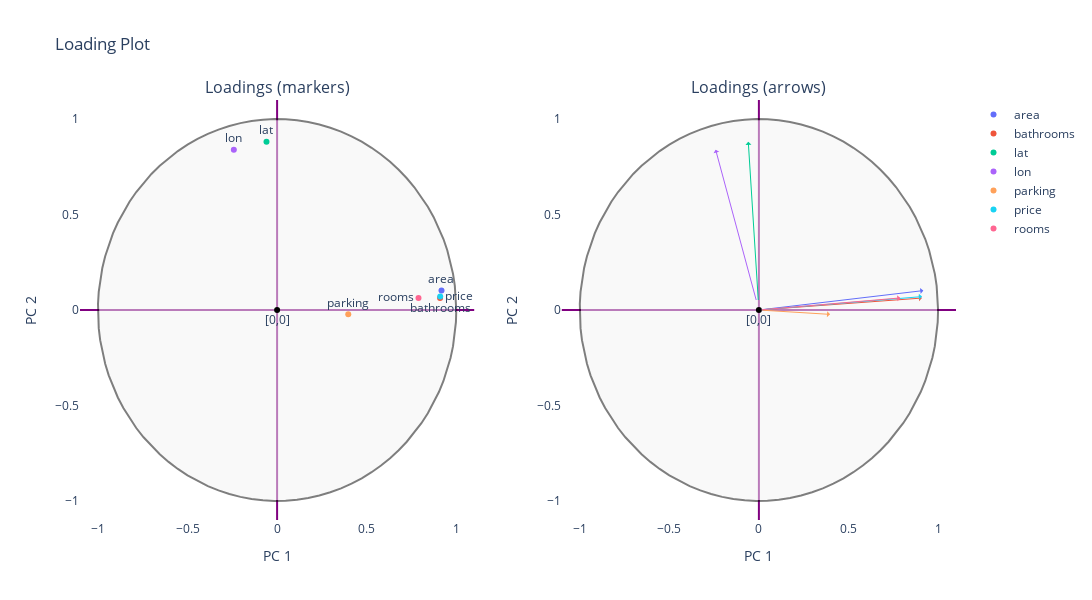

Notebook code cell kept with this figure:
### Code cell
# Loading plot figure creation
fig = make_subplots(rows=1, cols=2, subplot_titles=('Loadings (markers)', 'Loadings (arrows)'))  # Títulos dos subplots

label_positions = ['top center', 'bottom center', 'top center', 'top center', 'top center', 'middle right', 'middle left']

# Circle
theta = np.linspace(0, 2*np.pi, 100)
x = np.cos(theta)
y = np.sin(theta)

circle_trace = go.Scatter(
    x=x,
    y=y,
    mode='lines',
    line=dict(color='black'),
    fill='toself',
    fillcolor='whitesmoke',
    showlegend=False,
    opacity=.5,
    marker=dict(color='lightgrey')
)

fig.add_trace(circle_trace, row=1, col=1)
fig.add_trace(circle_trace, row=1, col=2)

# Origin
origin_trace = go.Scatter(
    mode='markers+text',
    text='[0,0]',
    x=[0],
    y=[0],
    marker=dict(color='black'),
    textposition='bottom center',
    showlegend=False
)

fig.add_trace(origin_trace, row=1, col=1)
fig.add_trace(origin_trace, row=1, col=2)

# Plot arrows and scatters
for i, variable in enumerate(list(components.index.to_list())):   

    # Text
    fig.add_trace(
        go.Scatter(
            mode='markers+text',
            text=variable,
            x=[components.PC1_loadings.to_list()[i]],
            y=[components.PC2_loadings.to_list()[i]],
            textposition=label_positions[i],
            name=variable,
            marker=dict(color=pc.qualitative.Plotly[i])
        ),
        row=1, col=1
    )

    # Arrow
    fig.add_annotation(
        
        # Coordinates reference
        axref="x2",
        ayref="y2",
        
        # Arrow start
        ax=0,
        ay=0,
        
        # Arrow end
        x=components.PC1_loadings.to_list()[i],
        y=components.PC2_loadings.to_list()[i],
        
        # Arrow layout
        showarrow=True,
        arrowsize=1,
        arrowhead=1,
        arrowcolor= pc.qualitative.Plotly[i],
        
        row=1, col=2
    )

# Layout
fig.update_layout(
    title='Loading Plot',
    xaxis=dict(
        title='PC 1',
        range=[-1.1, 1.1],
        zerolinecolor='purple'
    ),
    yaxis=dict(
        title='PC 2',
        range=[-1.1, 1.1],
        zerolinecolor='purple'
    ),
    xaxis2=dict(
        title='PC 1',
        range=[-1.1, 1.1],
        zerolinecolor='purple'
    ),
    yaxis2=dict(
        title='PC 2',
        range=[-1.1, 1.1],
        zerolinecolor='purple'
    ),
    width=1200,
    height=600,
    plot_bgcolor='rgba(0,0,0,0)'
)

fig.show()

### Figure 1 — Plotly figure (JSON) as saved in the notebook; plotly's stock layout.template omitted (floating-point values rounded to 4 significant figures)
{"data": [{"fill": "toself", "fillcolor": "whitesmoke", "line": {"color": "black"}, "marker": {"color": "lightgrey"}, "mode": "lines", "opacity": 0.5, "showlegend": false, "type": "scatter", "x": [1, 0.998, 0.992, 0.9819, 0.9679, 0.9501, 0.9284, 0.9029, 0.8738, 0.8413, 0.8053, 0.766, 0.7237, 0.6785, 0.6306, 0.5801, 0.5272, 0.4723, 0.4154, 0.3569, 0.2969, 0.2358, 0.1736, 0.1108, 0.04758, -0.01587, -0.07925, -0.1423, -0.2048, -0.2665, -0.3271, -0.3863, -0.4441, -0.5, -0.5539, -0.6056, -0.6549, -0.7015, -0.7453, -0.7861, -0.8237, -0.858, -0.8888, -0.9161, -0.9397, -0.9595, -0.9754, -0.9874, -0.9955, -0.9995, -0.9995, -0.9955, -0.9874, -0.9754, -0.9595, -0.9397, -0.9161, -0.8888, -0.858, -0.8237, -0.7861, -0.7453, -0.7015, -0.6549, -0.6056, -0.5539, -0.5, -0.4441, -0.3863, -0.3271, -0.2665, -0.2048, -0.1423, -0.07925, -0.01587, 0.04758, 0.1108, 0.1736, 0.2358, 0.2969, 0.3569, 0.4154, 0.4723, 0.5272, 0.5801, 0.6306, 0.6785, 0.7237, 0.766, 0.8053, 0.8413, 0.8738, 0.9029, 0.9284, 0.9501, 0.9679, 0.9819, 0.992, 0.998, 1], "xaxis": "x", "y": [0, 0.06342, 0.1266, 0.1893, 0.2511, 0.312, 0.3717, 0.4298, 0.4862, 0.5406, 0.5929, 0.6428, 0.6901, 0.7346, 0.7761, 0.8146, 0.8497, 0.8815, 0.9096, 0.9341, 0.9549, 0.9718, 0.9848, 0.9938, 0.9989, 0.9999, 0.9969, 0.9898, 0.9788, 0.9638, 0.945, 0.9224, 0.896, 0.866, 0.8326, 0.7958, 0.7557, 0.7127, 0.6668, 0.6182, 0.5671, 0.5137, 0.4582, 0.4009, 0.342, 0.2817, 0.2203, 0.158, 0.09506, 0.03173, -0.03173, -0.09506, -0.158, -0.2203, -0.2817, -0.342, -0.4009, -0.4582, -0.5137, -0.5671, -0.6182, -0.6668, -0.7127, -0.7557, -0.7958, -0.8326, -0.866, -0.896, -0.9224, -0.945, -0.9638, -0.9788, -0.9898, -0.9969, -0.9999, -0.9989, -0.9938, -0.9848, -0.9718, -0.9549, -0.9341, -0.9096, -0.8815, -0.8497, -0.8146, -0.7761, -0.7346, -0.6901, -0.6428, -0.5929, -0.5406, -0.4862, -0.4298, -0.3717, -0.312, -0.2511, -0.1893, -0.1266, -0.06342, -2.449e-16], "yaxis": "y"}, {"fill": "toself", "fillcolor": "whitesmoke", "line": {"color": "black"}, "marker": {"color": "lightgrey"}, "mode": "lines", "opacity": 0.5, "showlegend": false, "type": "scatter", "x": [1, 0.998, 0.992, 0.9819, 0.9679, 0.9501, 0.9284, 0.9029, 0.8738, 0.8413, 0.8053, 0.766, 0.7237, 0.6785, 0.6306, 0.5801, 0.5272, 0.4723, 0.4154, 0.3569, 0.2969, 0.2358, 0.1736, 0.1108, 0.04758, -0.01587, -0.07925, -0.1423, -0.2048, -0.2665, -0.3271, -0.3863, -0.4441, -0.5, -0.5539, -0.6056, -0.6549, -0.7015, -0.7453, -0.7861, -0.8237, -0.858, -0.8888, -0.9161, -0.9397, -0.9595, -0.9754, -0.9874, -0.9955, -0.9995, -0.9995, -0.9955, -0.9874, -0.9754, -0.9595, -0.9397, -0.9161, -0.8888, -0.858, -0.8237, -0.7861, -0.7453, -0.7015, -0.6549, -0.6056, -0.5539, -0.5, -0.4441, -0.3863, -0.3271, -0.2665, -0.2048, -0.1423, -0.07925, -0.01587, 0.04758, 0.1108, 0.1736, 0.2358, 0.2969, 0.3569, 0.4154, 0.4723, 0.5272, 0.5801, 0.6306, 0.6785, 0.7237, 0.766, 0.8053, 0.8413, 0.8738, 0.9029, 0.9284, 0.9501, 0.9679, 0.9819, 0.992, 0.998, 1], "xaxis": "x2", "y": [0, 0.06342, 0.1266, 0.1893, 0.2511, 0.312, 0.3717, 0.4298, 0.4862, 0.5406, 0.5929, 0.6428, 0.6901, 0.7346, 0.7761, 0.8146, 0.8497, 0.8815, 0.9096, 0.9341, 0.9549, 0.9718, 0.9848, 0.9938, 0.9989, 0.9999, 0.9969, 0.9898, 0.9788, 0.9638, 0.945, 0.9224, 0.896, 0.866, 0.8326, 0.7958, 0.7557, 0.7127, 0.6668, 0.6182, 0.5671, 0.5137, 0.4582, 0.4009, 0.342, 0.2817, 0.2203, 0.158, 0.09506, 0.03173, -0.03173, -0.09506, -0.158, -0.2203, -0.2817, -0.342, -0.4009, -0.4582, -0.5137, -0.5671, -0.6182, -0.6668, -0.7127, -0.7557, -0.7958, -0.8326, -0.866, -0.896, -0.9224, -0.945, -0.9638, -0.9788, -0.9898, -0.9969, -0.9999, -0.9989, -0.9938, -0.9848, -0.9718, -0.9549, -0.9341, -0.9096, -0.8815, -0.8497, -0.8146, -0.7761, -0.7346, -0.6901, -0.6428, -0.5929, -0.5406, -0.4862, -0.4298, -0.3717, -0.312, -0.2511, -0.1893, -0.1266, -0.06342, -2.449e-16], "yaxis": "y2"}, {"marker": {"color": "black"}, "mode": "markers+text", "showlegend": false, "text": "[0,0]", "textposition": "bottom center", "type": "scatter", "x": [0], "xaxis": "x", "y": [0], "yaxis": "y"}, {"marker": {"color": "black"}, "mode": "markers+text", "showlegend": false, "text": "[0,0]", "textposition": "bottom center", "type": "scatter", "x": [0], "xaxis": "x2", "y": [0], "yaxis": "y2"}, {"marker": {"color": "#636EFA"}, "mode": "markers+text", "name": "area", "text": "area", "textposition": "top center", "type": "scatter", "x": [0.9174], "xaxis": "x", "y": [0.1017], "yaxis": "y"}, {"marker": {"color": "#EF553B"}, "mode": "markers+text", "name": "bathrooms", "text": "bathrooms", "textposition": "bottom center", "type": "scatter", "x": [0.9096], "xaxis": "x", "y": [0.06254], "yaxis": "y"}, {"marker": {"color": "#00CC96"}, "mode": "markers+text", "name": "lat", "text": "lat", "textposition": "top center", "type": "scatter", "x": [-0.0592], "xaxis": "x", "y": [0.8807], "yaxis": "y"}, {"marker": {"color": "#AB63FA"}, "mode": "markers+text", "name": "lon", "text": "lon", "textposition": "top center", "type": "scatter", "x": [-0.2414], "xaxis": "x", "y": [0.8398], "yaxis": "y"}, {"marker": {"color": "#FFA15A"}, "mode": "markers+text", "name": "parking", "text": "parking", "textposition": "top center", "type": "scatter", "x": [0.3971], "xaxis": "x", "y": [-0.0229], "yaxis": "y"}, {"marker": {"color": "#19D3F3"}, "mode": "markers+text", "name": "price", "text": "price", "textposition": "middle right", "type": "scatter", "x": [0.9103], "xaxis": "x", "y": [0.07014], "yaxis": "y"}, {"marker": {"color": "#FF6692"}, "mode": "markers+text", "name": "rooms", "text": "rooms", "textposition": "middle left", "type": "scatter", "x": [0.7891], "xaxis": "x", "y": [0.06329], "yaxis": "y"}], "layout": {"annotations": [{"font": {"size": 16}, "showarrow": false, "text": "Loadings (markers)", "x": 0.225, "xanchor": "center", "xref": "paper", "y": 1, "yanchor": "bottom", "yref": "paper"}, {"font": {"size": 16}, "showarrow": false, "text": "Loadings (arrows)", "x": 0.775, "xanchor": "center", "xref": "paper", "y": 1, "yanchor": "bottom", "yref": "paper"}, {"arrowcolor": "#636EFA", "arrowhead": 1, "arrowsize": 1, "ax": 0, "axref": "x2", "ay": 0, "ayref": "y2", "showarrow": true, "x": 0.9174, "xref": "x2", "y": 0.1017, "yref": "y2"}, {"arrowcolor": "#EF553B", "arrowhead": 1, "arrowsize": 1, "ax": 0, "axref": "x2", "ay": 0, "ayref": "y2", "showarrow": true, "x": 0.9096, "xref": "x2", "y": 0.06254, "yref": "y2"}, {"arrowcolor": "#00CC96", "arrowhead": 1, "arrowsize": 1, "ax": 0, "axref": "x2", "ay": 0, "ayref": "y2", "showarrow": true, "x": -0.0592, "xref": "x2", "y": 0.8807, "yref": "y2"}, {"arrowcolor": "#AB63FA", "arrowhead": 1, "arrowsize": 1, "ax": 0, "axref": "x2", "ay": 0, "ayref": "y2", "showarrow": true, "x": -0.2414, "xref": "x2", "y": 0.8398, "yref": "y2"}, {"arrowcolor": "#FFA15A", "arrowhead": 1, "arrowsize": 1, "ax": 0, "axref": "x2", "ay": 0, "ayref": "y2", "showarrow": true, "x": 0.3971, "xref": "x2", "y": -0.0229, "yref": "y2"}, {"arrowcolor": "#19D3F3", "arrowhead": 1, "arrowsize": 1, "ax": 0, "axref": "x2", "ay": 0, "ayref": "y2", "showarrow": true, "x": 0.9103, "xref": "x2", "y": 0.07014, "yref": "y2"}, {"arrowcolor": "#FF6692", "arrowhead": 1, "arrowsize": 1, "ax": 0, "axref": "x2", "ay": 0, "ayref": "y2", "showarrow": true, "x": 0.7891, "xref": "x2", "y": 0.06329, "yref": "y2"}], "height": 600, "plot_bgcolor": "rgba(0,0,0,0)", "title": {"text": "Loading Plot"}, "width": 1200, "xaxis": {"anchor": "y", "domain": [0, 0.45], "range": [-1.1, 1.1], "title": {"text": "PC 1"}, "zerolinecolor": "purple"}, "xaxis2": {"anchor": "y2", "domain": [0.55, 1], "range": [-1.1, 1.1], "title": {"text": "PC 1"}, "zerolinecolor": "purple"}, "yaxis": {"anchor": "x", "domain": [0, 1], "range": [-1.1, 1.1], "title": {"text": "PC 2"}, "zerolinecolor": "purple"}, "yaxis2": {"anchor": "x2", "domain": [0, 1], "range": [-1.1, 1.1], "title": {"text": "PC 2"}, "zerolinecolor": "purple"}}}
